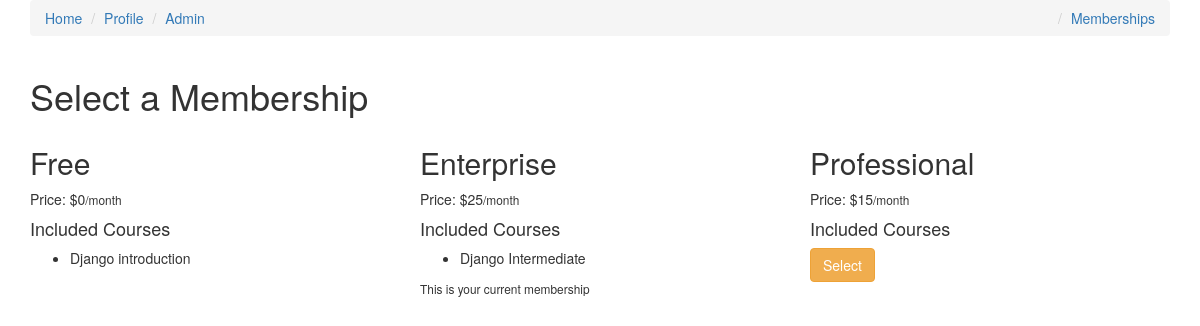
Screenshot of /memberships/ (signed in) with the database file from the repository.
### memberships/models.py (models this page shows)
class Membership(models.Model):
	slug = models.SlugField()
	membership_type = models.CharField(
		choices=MEMBERSHIP_CHOICES,
		default='Free',
		max_length=30)
	price = models.IntegerField(default = 15)
	stripe_plan_id = models.CharField(max_length=40)
	def __str__(self):
		return self.membership_type

### courses/models.py (models this page shows, shortened)
class Course(models.Model):
	slug = models.SlugField()
	title = models.CharField(max_length=120)
	description = models.TextField()
	allowed_memberships = models.ManyToManyField(Membership)

### memberships/views.py (the view, shortened to what this page needs)
# urls.py: path('', MembershipSelectView.as_view(), name='select'),
class MembershipSelectView(ListView):
	model = Membership
	def get_context_data(self, *args, **kwargs):
		context = super().get_context_data(**kwargs)
		current_membership = get_user_membership(self.request)
		context['current_membership'] = str(current_membership.membership)
		return context

### memberships/views.py (called while the page is built)
def get_user_membership(request):
	user_membership_qs = UserMembership.objects.filter(user=request.user)
	if user_membership_qs.exists():
		return user_membership_qs.first()
	return None

### memberships/templates/memberships/membership_list.html (shortened to what this page needs)
{% extends 'courses/base.html' %}
{% block content %}
	<div class="container">
		<h1>Select a Membership</h1>
		<div class="row">
			{% for object in object_list %}
			<div class="col-sm-4 col-md-4">
				<h2>{{object.membership_type}}</h2>
				<p>Price: ${{object.price}}<small>/month</small></p>
				<h4>Included Courses</h4>
				<ul>
					{% for course in object.course_set.all %}
						<li>{{course.title}}</li>
					{% endfor %}
				</ul>
				{% if object.membership_type != 'Free' %}
				<form method="POST" action="{% url 'memberships:select' %}">
					{% if object.membership_type != current_membership %}
						<button class="btn
					btn-warning">Select</button>
					{% else %}
						<small>This is your current membership</small>
					{% endif %}
				</form>
				{% endif %}
			</div>
			{% endfor %}
		</div>
	</div>
{% endblock content %}

### courses/templates/courses/base.html (shortened to what this page needs)
<!DOCTYPE html>
<html lang="en">
<head>
	<link rel="stylesheet" href="https://maxcdn.bootstrapcdn.com/bootstrap/3.3.7/css/bootstrap.min.css">
</head>
<body>
	<div class="container">
		<ol class="breadcrumb">
			<li><a href="/courses">Home</a></li>
			<li><a href="/memberships/profile">Profile</a></li>
			<li><a href="/admin">Admin</a></li>
			{% if not request.user.is_authenticated %}
				<li class="pull-right"><a href="/register">Register</a></li>
				<li class="pull-right"><a href="/login">Login</a></li>
			{% else %}
			<li class="pull-right"><a href="/memberships">Memberships</a></li>
			{% endif %}
		</ol>
	</div>
	{% block content %}
	{% endblock content %}
</body>
</html>

### rows the page displays
Membership: membership_type "Free", price "0"
Course: title "Django introduction"
Membership: membership_type "Enterprise", price "25", shows "This is your current membership"
Course: title "Django Intermediate"
Membership: membership_type "Professional", price "15", shows "Select"
